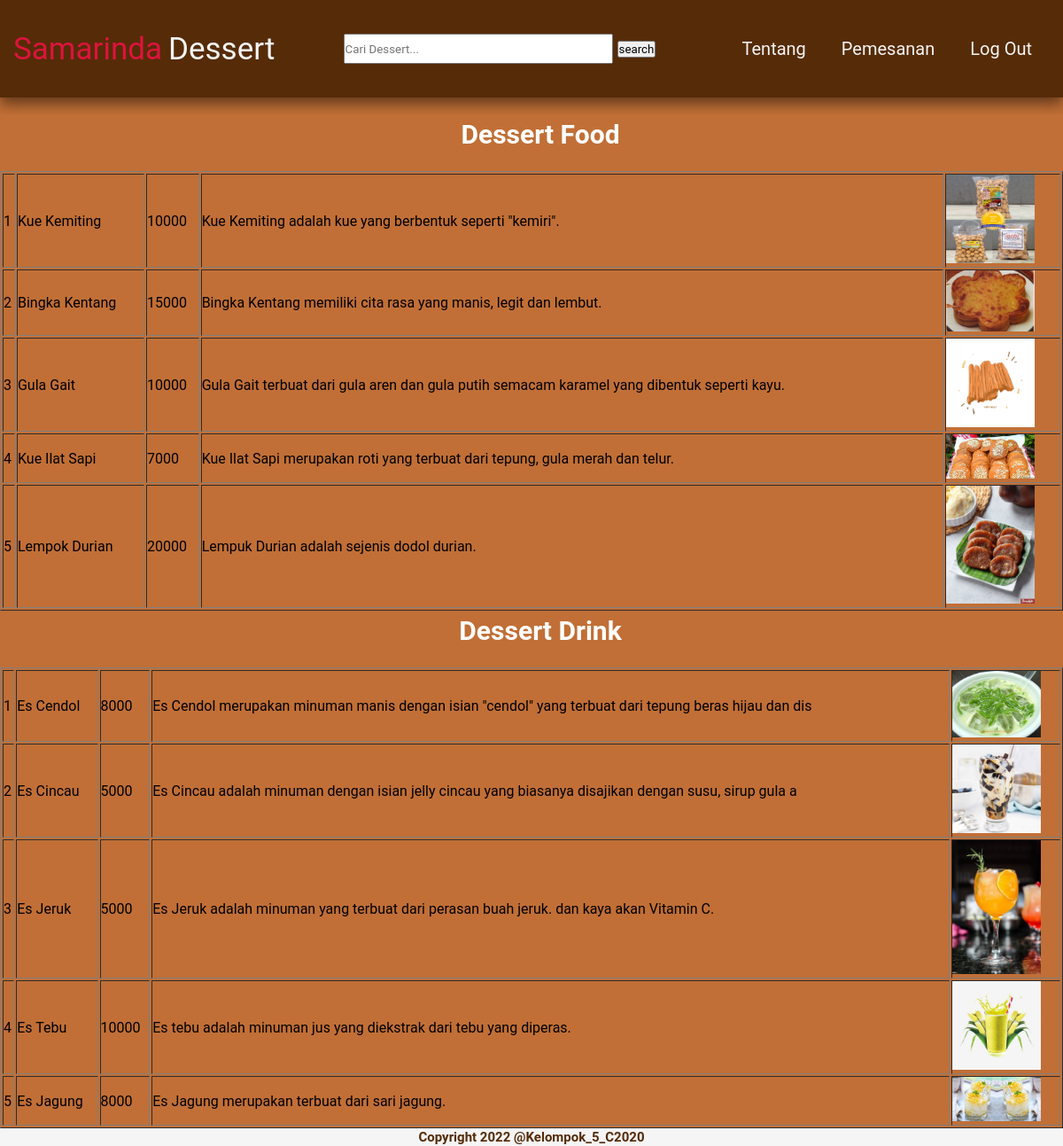
The page /katalog.php (signed in) on the database its author committed.
### tables this page shows
CREATE TABLE `kue` (
  `id_k` int(11) NOT NULL,
  `nama_kue` varchar(100) NOT NULL,
  `harga_kue` int(11) NOT NULL,
  `info_kue` varchar(100) NOT NULL,
  `foto_kue` varchar(255) NOT NULL
);

CREATE TABLE `minuman` (
  `id_m` int(11) NOT NULL,
  `nama_minum` varchar(100) NOT NULL,
  `harga_minum` int(11) NOT NULL,
  `info_minum` varchar(100) NOT NULL,
  `foto_minum` varchar(255) NOT NULL
);

### katalog.php (the view, shortened to what this page needs)
<?php
    require 'config.php';
    $result = mysqli_query($db, "SELECT * FROM kue");
    if(isset($_GET['search'])) {
        $keyword = $_GET['keyword'];
        $result = mysqli_query($db, "SELECT * FROM kue WHERE nama_kue LIKE '%$keyword%'");
    }else{
        $result = mysqli_query($db, "SELECT * FROM kue");
    }
?>
<?php
    require 'config.php';
    $result1 = mysqli_query($db, "SELECT * FROM minuman");
    if(isset($_GET['search'])) {
        $keyword = $_GET['keyword'];
        $result1 = mysqli_query($db, "SELECT * FROM minuman WHERE nama_minum LIKE '%$keyword%'");
    }else{
        $result1 = mysqli_query($db, "SELECT * FROM minuman");
    }
?>
<!DOCTYPE html>
<html lang="en">
<head>
    <link rel="stylesheet" href="style1.css">
</head>
<body class="body">
    <div class="container">
        <nav class="wrapper">
            <div class="brand">
                <div class="logoi">Samarinda</div>
                <div class="logod"> Dessert</div>
            </div>
            <div class="searching">
            <form action="" method="GET">
                <input type="text" name="keyword" placeholder="Cari Dessert..." class="resizedTextbox" />
                <input type="submit" name="search" value="search" class="cari">
            </form>
            </div>
            <ul class="navigation">
                <li><a href="tentang.html">Tentang</a></li>
                <li><a href="transaksi.php">Pemesanan</a></li>
                <li><a href="logout.php">Log Out</a></li>
            </ul>
        </nav>
    </div>
    <div class="main-content">
        <div class="main"> <br>
        <div class="section-title"> <p><b>Dessert Food</b></p> </div> <br>
        <table border=1>
            <?php
                $i = 1;
                while($row = mysqli_fetch_array($result)){
            ?>
            <tr>
                <td><?=$i;?></td>
                <td nowrap><?=$row['nama_kue']?></td>
                <td><?=$row['harga_kue']?></td>
                <td><?=$row['info_kue']?></td>
                <td><img src="img/<?=$row['foto_kue']?>" alt="" width="100px"></td>
            </tr>
            <?php
                $i++;
                    }
            ?>
            </table>
            <div class="section-title"> <p><b>Dessert Drink</b></p></div> <br>
            <table border=1>
                <?php
                    $j = 1;
                    while($row1 = mysqli_fetch_array($result1)){
                ?>
                <tr>
                    <td><?=$j;?></td>
                    <td nowrap><?=$row1['nama_minum']?></td>
                    <td><?=$row1['harga_minum']?></td>
                    <td><?=$row1['info_minum']?></td>
                    <td><img src="img/<?=$row1['foto_minum']?>" alt="" width="100px"></td>
                </tr>
                <?php
                    $j++;
                        }
                ?>
            </table>
        </div>
    </div>
    <div class="footer">
        <div class="copyright">
            <div> <p><b>Copyright 2022 @Kelompok_5_C2020</b></p></div> <br>
        </div>
    </div>
</body>
</html>

### style1.css (style rules this page uses)
*, html, body { margin: 0 ; padding: 0; font-family: "Roboto", sans-serif; }
.container { display: flex; }
.wrapper { display: flex; justify-content: space-between; align-items: center; font-size: 20px; padding: 15px; width : 100%; height: 80px; background-color: #562B08; box-shadow: 0 7px 15px 0 rgba(0, 0, 0, 0.5); }
.searching { display: flex; justify-content: left; }
.resizedTextbox { width: 300px; height: 30px; }
.brand { display: flex; flex-direction: row; font-size: 35px; font-weight: 700px; }
.logoi { color: crimson; }
.logod { color: whitesmoke; padding-left: 7px; }
.navigation { display: flex; justify-content: center; align-items: center; }
.navigation > li { list-style-type: none; padding: 20px; }
.navigation>li>a { color: whitesmoke; text-decoration: none; }
body { background: #C16F36; }
.section-title { display: flex; align-items: center; justify-content: center; color: #FFF; font-size: 30px; padding: 10px; width : 100%; height: 25px; background-color: #C16F36; }
.main { display: flex; flex-direction: column; }
.copyright { background-color: whitesmoke; display: flex; font-size: 15px; color: #562B08; height: 20px; align-items: center; justify-content: center; }

### rows shown on the page
kue: nama_kue "Kue Kemiting", harga_kue "10000", info_kue "Kue Kemiting adalah kue yang berbentuk seperti \"kemiri\".", foto_kue (picture)
kue: nama_kue "Bingka Kentang", harga_kue "15000", info_kue "Bingka Kentang memiliki cita rasa yang manis, legit dan lembut.", foto_kue (picture)
kue: nama_kue "Gula Gait", harga_kue "10000", info_kue "Gula Gait terbuat dari gula aren dan gula putih semacam karamel yang dibentuk seperti kayu.", foto_kue (picture)
kue: nama_kue "Kue Ilat Sapi", harga_kue "7000", info_kue "Kue Ilat Sapi merupakan roti yang terbuat dari tepung, gula merah dan telur.", foto_kue (picture)
kue: nama_kue "Lempok Durian", harga_kue "20000", info_kue "Lempuk Durian adalah sejenis dodol durian.", foto_kue (picture)
minuman: nama_minum "Es Cendol", harga_minum "8000", info_minum "Es Cendol merupakan minuman manis dengan isian \"cendol\" yang terbuat dari tepung beras hijau dan dis", foto_minum (picture)
minuman: nama_minum "Es Cincau", harga_minum "5000", info_minum "Es Cincau adalah minuman dengan isian jelly cincau yang biasanya disajikan dengan susu, sirup gula a", foto_minum (picture)
minuman: nama_minum "Es Jeruk", harga_minum "5000", info_minum "Es Jeruk adalah minuman yang terbuat dari perasan buah jeruk. dan kaya akan Vitamin C.", foto_minum (picture)
minuman: nama_minum "Es Tebu", harga_minum "10000", info_minum "Es tebu adalah minuman jus yang diekstrak dari tebu yang diperas.", foto_minum (picture)
minuman: nama_minum "Es Jagung", harga_minum "8000", info_minum "Es Jagung merupakan terbuat dari sari jagung.", foto_minum (picture)
